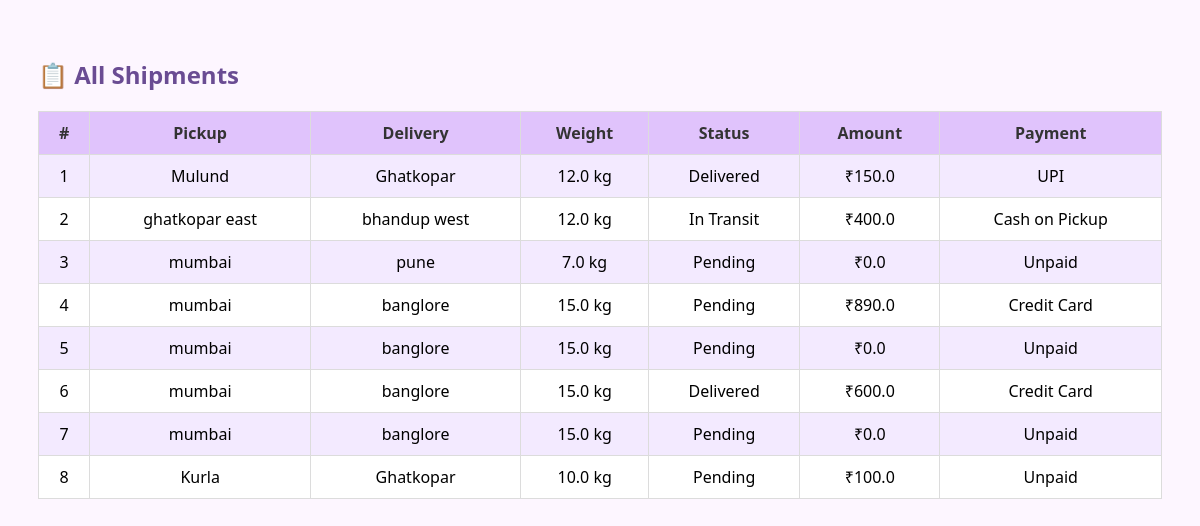
Before: /view with the older database file.
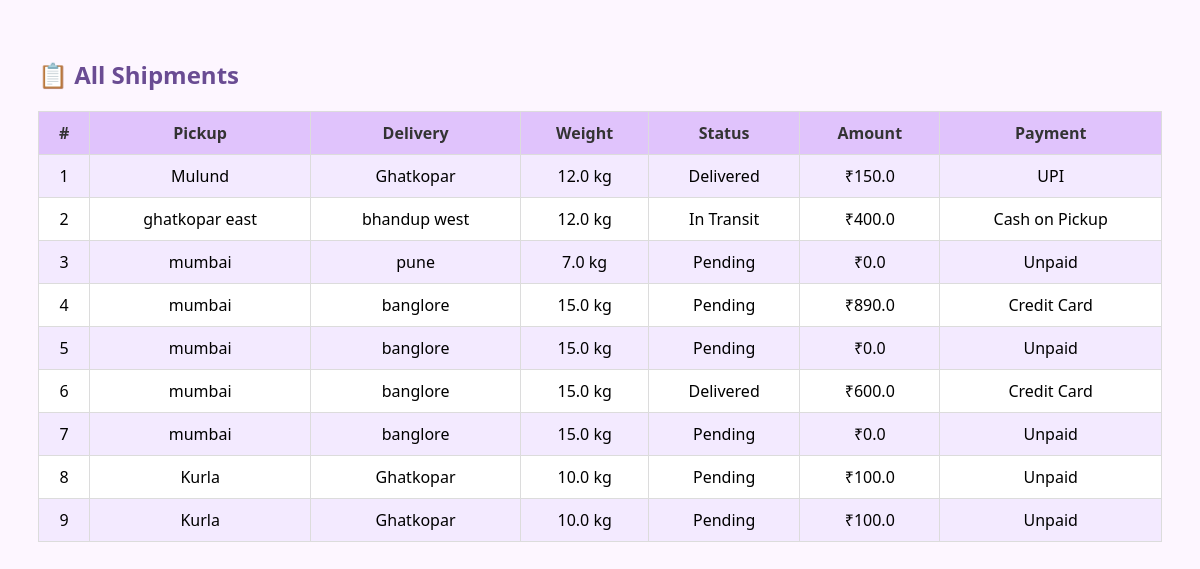
After: the same page with the newer database file.
### tables this page shows
CREATE TABLE shipments
                     (
                         id       INTEGER PRIMARY KEY AUTOINCREMENT,
                         pickup   TEXT,
                         delivery TEXT,
                         weight   REAL,
                         status   TEXT,
                         amount   REAL,
                         payment  TEXT
                     );

### app.py (the view)
@app.route('/view')
def view():
    conn = sqlite3.connect('database.db')
    c = conn.cursor()
    c.execute("SELECT * FROM shipments")
    shipments = c.fetchall()
    conn.close()
    return render_template('view.html', shipments=shipments)

### templates/view.html (shortened to what this page needs)
<!DOCTYPE html>
<html>
<head>
</head>
<body>
    <h2>📋 All Shipments</h2>
    {% if shipments %}
    <table>
        <tr>
            <th>#</th>
            <th>Pickup</th>
            <th>Delivery</th>
            <th>Weight</th>
            <th>Status</th>
            <th>Amount</th>
            <th>Payment</th>
        </tr>
        {% for shipment in shipments %}
        <tr>
            <td>{{ shipment[0] }}</td>
            <td>{{ shipment[1] }}</td>
            <td>{{ shipment[2] }}</td>
            <td>{{ shipment[3] }} kg</td>
            <td>{{ shipment[4] }}</td>
            <td>₹{{ shipment[5] }}</td>
            <td>{{ shipment[6] }}</td>
        </tr>
        {% endfor %}
    </table>
    {% else %}
    <p>No shipments found yet. Try booking one!</p>
    {% endif %}
</body>
</html>

### templates/view.html (style rules this page uses)
body { background-color: #fdf6ff; font-family: 'Segoe UI', sans-serif; padding: 30px; }
h2 { color: #6a4c93; }
table { width: 100%; border-collapse: collapse; margin-top: 20px; background-color: #ffffff; }
th, td { border: 1px solid #dcdcdc; padding: 10px; text-align: center; }
th { background-color: #e0c3fc; color: #333; }
tr:nth-child(even) { background-color: #f3eaff; }

Changed rows visible on the page:
added shipments: id "9", pickup "Kurla", delivery "Ghatkopar", weight "10.0", status "Pending", amount "100.0", payment "Unpaid"
